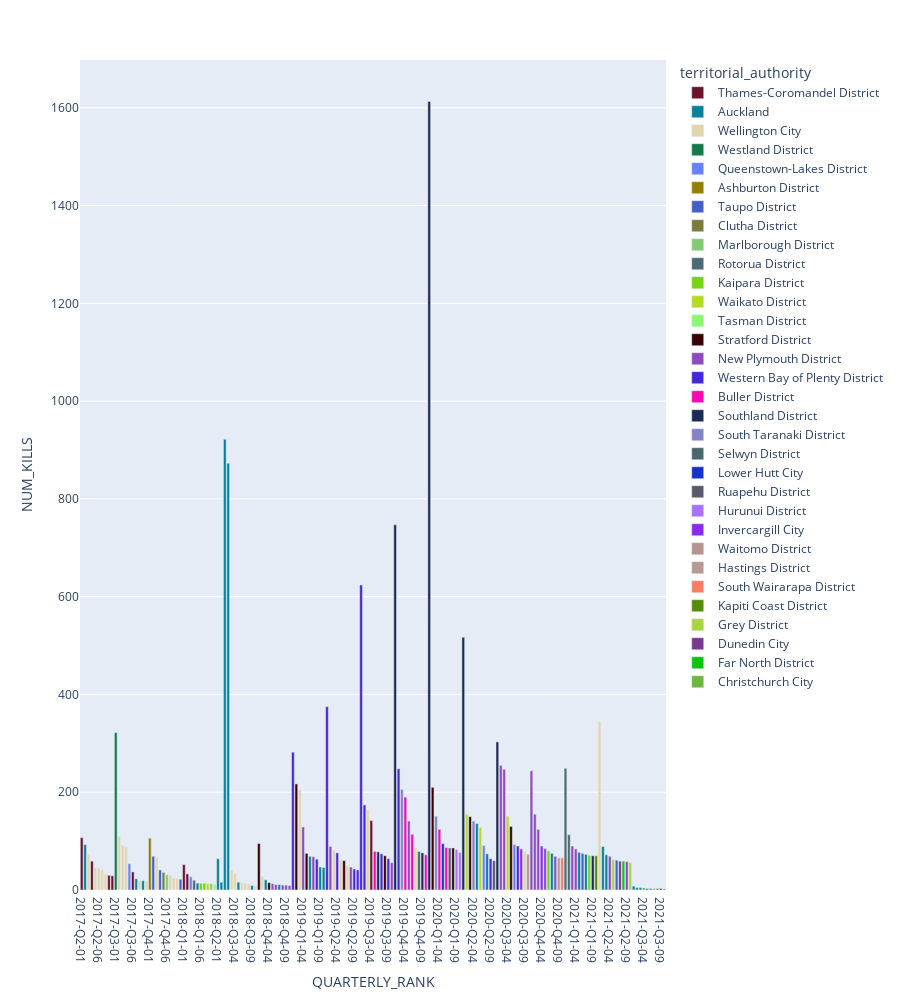

Notebook source saved alongside this figure:
### Code cell
import plotly.express as px

quarterly_stat["TEXT"] = "Kills: " + quarterly_stat["NUM_KILLS"].astype(str) + ", Traps: " + quarterly_stat["NUM_TRAPS"].astype(str)
territories = sorted(quarterly_stat["territorial_authority"].unique())
colours = [
    "#69142C",
    "#08819D",
    "#E3D5AB",
    "#147A4B",
    "#6A80FA",
    "#957F05",
    "#4361C4",
    "#7B7C3B",
    "#84CA75",
    "#4C6A72",
    "#75D414",
    "#B9DA25",
    "#8AF971",
    "#390304",
    "#904ABE",
    "#4625DA",
    "#F909B2",
    "#1C2A54",
    "#8483C4",
    "#49676B",
    "#1433CA",
    "#59596A",
    "#A972F8",
    "#8A2BEB",
    "#B3958D",
    "#B69894",
    "#F77E62",
    "#568D07",
    "#AAD542",
    "#7A398F",
    "#0CC40C",
    "#6FB541",
    "#06F64D",
    "#85C670",
    "#C70AF8",
    "#DF96DD",
    "#BC9E3B",
    "#A6A695",
    "#EF7E54",
    "#F33BF3",
    "#EB85B4",
    "#552ABD",
    "#206922",
    "#96EBD3",
    "#EBCC35",
    "#1081AB",
    "#C6FCFB",
    "#75068E",
    "#38F507",
    "#7B358A"
]

quarterly_ranks = sorted(quarterly_stat["QUARTERLY_RANK"])
quarterly_stat["ORDERED_RANK"] = pd.Categorical(quarterly_stat["QUARTERLY_RANK"], categories=quarterly_ranks, ordered=True)

quarterly_fig = px.bar(quarterly_stat,
                       y="NUM_KILLS",
                       x="QUARTERLY_RANK",
                       text="TEXT",
                       color="territorial_authority",
                       hover_data=["full_address", "territorial_authority", "NUM_KILLS", "NUM_TRAPS"],
                       color_discrete_sequence=colours,
                     category_orders={"QUARTERLY_RANK": quarterly_ranks},
                       )
quarterly_fig.update_traces(textposition="outside")
quarterly_fig.update_layout(uniformtext_minsize=8, uniformtext_mode="hide", height=1000)
quarterly_fig.show()

### Figure 1 — Plotly figure (JSON) as saved in the notebook; plotly's stock layout.template omitted (floating-point values rounded to 4 significant figures; data arrays with more than 128 entries replaced by an {"elided": "..."} marker saying what was removed)
{"data": [{"customdata": [["12 Louise Lane, Waikawau, Coromandel", "Thames-Coromandel District", 30], ["595D Colville Road, Amodeo Bay, Coromandel", "Thames-Coromandel District", 19], ["7 West Point Road, Waikawau, Coromandel", "Thames-Coromandel District", 9], ["5 West Point Road, Waikawau, Coromandel", "Thames-Coromandel District", 9], ["61H Little Bay Drive, Waikawau, Coromandel", "Thames-Coromandel District", 2], ["595D Colville Road, Amodeo Bay, Coromandel", "Thames-Coromandel District", 19], ["688 Tuateawa Road, Waikawau, Coromandel", "Thames-Coromandel District", 9], ["45 Te Kouma Road, Te Kouma, Coromandel", "Thames-Coromandel District", 1], ["3 Captain Cook Road, Cooks Beach, Whitianga", "Thames-Coromandel District", 1]], "hovertemplate": "territorial_authority=%{customdata[1]}<br>QUARTERLY_RANK=%{x}<br>NUM_KILLS=%{y}<br>TEXT=%{text}<br>full_address=%{customdata[0]}<br>NUM_TRAPS=%{customdata[2]}<extra></extra>", "legendgroup": "Thames-Coromandel District", "marker": {"color": "#69142C", "pattern": {"shape": ""}}, "name": "Thames-Coromandel District", "orientation": "v", "showlegend": true, "text": ["Kills: 107, Traps: 30", "Kills: 59, Traps: 19", "Kills: 30, Traps: 9", "Kills: 29, Traps: 9", "Kills: 37, Traps: 2", "Kills: 52, Traps: 19", "Kills: 33, Traps: 9", "Kills: 142, Traps: 1", "Kills: 3, Traps: 1"], "textposition": "outside", "type": "bar", "x": ["2017-Q2-01", "2017-Q2-04", "2017-Q2-09", "2017-Q2-10", "2017-Q3-06", "2018-Q1-01", "2018-Q1-02", "2019-Q3-04", "2021-Q3-09"], "xaxis": "x", "y": [107, 59, 30, 29, 37, 52, 33, 142, 3], "yaxis": "y"}, {"customdata": [["56 Arran Bay Road, Waiheke Island", "Auckland", 7], ["1206 Leigh Road, Matakana", "Auckland", 3], ["29 Aroha Road, Te Arai, Wellsford", "Auckland", 2], ["110 Woodhill Park Road, Waimauku", "Auckland", 6], ["8 Fort Lane, Auckland Central, Auckland", "Auckland", 4], ["23 Customs Street East, Auckland Central, Auckland", "Auckland", 1], ["8 Fort Lane, Auckland Central, Auckland", "Auckland", 17], ["23 Customs Street East, Auckland Central, Auckland", "Auckland", 23], ["83 Shackleton Road, Mount Eden, Auckland", "Auckland", 1], ["12 Ambrose Street, Mount Albert, Auckland", "Auckland", 1], ["15 Customs Street East, Auckland Central, Auckland", "Auckland", 7], ["8 Fort Lane, Auckland Central, Auckland", "Auckland", 1], ["23 Customs Street East, Auckland Central, Auckland", "Auckland", 2], ["15 Customs Street East, Auckland Central, Auckland", "Auckland", 4], ["35 Vale Road, Saint Heliers, Auckland", "Auckland", 1], ["55 Third Avenue, Kingsland, Auckland", "Auckland", 1], ["226 Gelling Road, Hunua", "Auckland", 11], ["152 Royal Road, Massey, Auckland", "Auckland", 1], ["152 Royal Road, Massey, Auckland", "Auckland", 1], ["1336 Glenbrook Road, Glenbrook", "Auckland", 7], ["1336 Glenbrook Road, Glenbrook", "Auckland", 8], ["164 Ashton Road, Whangateau", "Auckland", 7], ["1336 Glenbrook Road, Glenbrook", "Auckland", 6], ["68 Crummer Road, Grey Lynn, Auckland", "Auckland", 1], ["204 Green Road, Dairy Flat", "Auckland", 1], ["77 The Avenue, Lucas Heights, Auckland", "Auckland", 3], ["11 Peary Road, Mount Eden, Auckland", "Auckland", 1], ["13 Boathouse Bay Lane, Snells Beach", "Auckland", 2]], "hovertemplate": "territorial_authority=%{customdata[1]}<br>QUARTERLY_RANK=%{x}<br>NUM_KILLS=%{y}<br>TEXT=%{text}<br>full_address=%{customdata[0]}<br>NUM_TRAPS=%{customdata[2]}<extra></extra>", "legendgroup": "Auckland", "marker": {"color": "#08819D", "pattern": {"shape": ""}}, "name": "Auckland", "orientation": "v", "showlegend": true, "text": ["Kills: 93, Traps: 7", "Kills: 23, Traps: 3", "Kills: 19, Traps: 2", "Kills: 14, Traps: 6", "Kills: 64, Traps: 4", "Kills: 16, Traps: 1", "Kills: 922, Traps: 17", "Kills: 873, Traps: 23", "Kills: 16, Traps: 1", "Kills: 9, Traps: 1", "Kills: 21, Traps: 7", "Kills: 11, Traps: 1", "Kills: 69, Traps: 2", "Kills: 47, Traps: 4", "Kills: 46, Traps: 1", "Kills: 136, Traps: 1", "Kills: 74, Traps: 11", "Kills: 75, Traps: 1", "Kills: 77, Traps: 1", "Kills: 73, Traps: 7", "Kills: 89, Traps: 8", "Kills: 72, Traps: 7", "Kills: 8, Traps: 6", "Kills: 5, Traps: 1", "Kills: 5, Traps: 1", "Kills: 3, Traps: 3", "Kills: 3, Traps: 1", "Kills: 2, Traps: 2"], "textposition": "outside", "type": "bar", "x": ["2017-Q2-02", "2017-Q3-07", "2017-Q3-09", "2018-Q1-05", "2018-Q2-01", "2018-Q2-02", "2018-Q3-01", "2018-Q3-02", "2018-Q3-05", "2018-Q3-09", "2018-Q4-03", "2018-Q4-07", "2019-Q1-06", "2019-Q1-09", "2019-Q1-10", "2020-Q2-05", "2020-Q2-08", "2020-Q4-07", "2021-Q1-05", "2021-Q1-07", "2021-Q2-02", "2021-Q2-03", "2021-Q3-01", "2021-Q3-02", "2021-Q3-03", "2021-Q3-05", "2021-Q3-06", "2021-Q3-10"], "xaxis": "x", "y": [93, 23, 19, 14, 64, 16, 922, 873, 16, 9, 21, 11, 69, 47, 46, 136, 74, 75, 77, 73, 89, 72, 8, 5, 5, 3, 3, 2], "yaxis": "y"}, {"customdata": [["111 Hornsey Road, Melrose, Wellington", "Wellington City", 4], ["151 Houghton Bay Road, Houghton Bay, Wellington", "Wellington City", 1], ["46 Montgomery Avenue, Karori, Wellington", "Wellington City", 2], ["76A Mortimer Terrace, Brooklyn, Wellington", "Wellington City", 2], ["107 Hornsey Road, Melrose, Wellington", "Wellington City", 2], ["19 Allen Street, Te Aro, Wellington", "Wellington City", 2], ["370 Oriental Parade, Oriental Bay, Wellington", "Wellington City", 1], ["17 Allen Street, Te Aro, Wellington", "Wellington City", 2], ["27 View Road, Houghton Bay, Wellington", "Wellington City", 3], ["267 Wakefield Street, Te Aro, Wellington", "Wellington City", 1], ["17 Allen Street, Te Aro, Wellington", "Wellington City", 2], ["54 Pembroke Road, Northland, Wellington", "Wellington City", 1], ["66 Kipling Street, Johnsonville, Wellington", "Wellington City", 1], ["7 Herald Street, Berhampore, Wellington", "Wellington City", 1], ["4 Horner Street, Newtown, Wellington", "Wellington City", 1], ["113 Russell Terrace, Berhampore, Wellington", "Wellington City", 1], ["28 Rhodes Street, Newtown, Wellington", "Wellington City", 1], ["4 Harper Street, Newtown, Wellington", "Wellington City", 1], ["7 Horner Street, Newtown, Wellington", "Wellington City", 2], ["8 Horner Street, Newtown, Wellington", "Wellington City", 2], ["8 Horner Street, Newtown, Wellington", "Wellington City", 2], ["366 Lambton Quay, Wellington Central, Wellington", "Wellington City", 36], ["64 Chamberlain Road, Karori, Wellington", "Wellington City", 2], ["606 Makara Road, Mākara, Wellington", "Wellington City", 1], ["366 Lambton Quay, Wellington Central, Wellington", "Wellington City", 14], ["64 Chamberlain Road, Karori, Wellington", "Wellington City", 2], ["876 Ohariu Valley Road, Ohariu, Wellington", "Wellington City", 1], ["2C Coromandel Street, Newtown, Wellington", "Wellington City", 5], ["6 Inverell Way, Seatoun, Wellington", "Wellington City", 1]], "hovertemplate": "territorial_authority=%{customdata[1]}<br>QUARTERLY_RANK=%{x}<br>NUM_KILLS=%{y}<br>TEXT=%{text}<br>full_address=%{customdata[0]}<br>NUM_TRAPS=%{customdata[2]}<extra></extra>", "legendgroup": "Wellington City", "marker": {"color": "#E3D5AB", "pattern": {"shape": ""}}, "name": "Wellington City", "orientation": "v", "showlegend": true, "text": ["Kills: 74, Traps: 4", "Kills: 46, Traps: 1", "Kills: 45, Traps: 2", "Kills: 41, Traps: 2", "Kills: 33, Traps: 2", "Kills: 110, Traps: 2", "Kills: 91, Traps: 1", "Kills: 88, Traps: 2", "Kills: 19, Traps: 3", "Kills: 18, Traps: 1", "Kills: 67, Traps: 2", "Kills: 30, Traps: 1", "Kills: 25, Traps: 1", "Kills: 24, Traps: 1", "Kills: 41, Traps: 1", "Kills: 34, Traps: 1", "Kills: 15, Traps: 1", "Kills: 14, Traps: 1", "Kills: 12, Traps: 2", "Kills: 8, Traps: 2", "Kills: 28, Traps: 2", "Kills: 205, Traps: 36", "Kills: 82, Traps: 2", "Kills: 61, Traps: 1", "Kills: 50, Traps: 14", "Kills: 164, Traps: 2", "Kills: 87, Traps: 1", "Kills: 79, Traps: 5", "Kills: 344, Traps: 1"], "textposition": "outside", "type": "bar", "x": ["2017-Q2-03", "2017-Q2-05", "2017-Q2-06", "2017-Q2-07", "2017-Q2-08", "2017-Q3-02", "2017-Q3-03", "2017-Q3-04", "2017-Q3-08", "2017-Q3-10", "2017-Q4-03", "2017-Q4-07", "2017-Q4-08", "2017-Q4-09", "2018-Q3-03", "2018-Q3-04", "2018-Q3-06", "2018-Q3-07", "2018-Q3-08", "2018-Q3-10", "2018-Q4-02", "2019-Q1-03", "2019-Q2-03", "2019-Q2-05", "2019-Q2-07", "2019-Q3-03", "2019-Q4-07", "2020-Q3-09", "2021-Q2-01"], "xaxis": "x", "y": [74, 46, 45, 41, 33, 110, 91, 88, 19, 18, 67, 30, 25, 24, 41, 34, 15, 14, 12, 8, 28, 205, 82, 61, 50, 164, 87, 79, 344], "yaxis": "y"}, {"customdata": [["184 Hackells Mill Road, Kokatahi", "Westland District", 1]], "hovertemplate": "territorial_authority=%{customdata[1]}<br>QUARTERLY_RANK=%{x}<br>NUM_KILLS=%{y}<br>TEXT=%{text}<br>full_address=%{customdata[0]}<br>NUM_TRAPS=%{customdata[2]}<extra></extra>", "legendgroup": "Westland District", "marker": {"color": "#147A4B", "pattern": {"shape": ""}}, "name": "Westland District", "orientation": "v", "showlegend": true, "text": ["Kills: 322, Traps: 1"], "textposition": "outside", "type": "bar", "x": ["2017-Q3-01"], "xaxis": "x", "y": [322], "yaxis": "y"}, {"customdata": [["45 Ballarat Street, Queenstown", "Queenstown-Lakes District", 5], ["111 Arthurs Point Road, Arthurs Point, Queenstown", "Queenstown-Lakes District", 6], ["87 Kingston Garston Highway, Kingston", "Queenstown-Lakes District", 2], ["87 Kingston Garston Highway, Kingston", "Queenstown-Lakes District", 2]], "hovertemplate": "territorial_authority=%{customdata[1]}<br>QUARTERLY_RANK=%{x}<br>NUM_KILLS=%{y}<br>TEXT=%{text}<br>full_address=%{customdata[0]}<br>NUM_TRAPS=%{customdata[2]}<extra></extra>", "legendgroup": "Queenstown-Lakes District", "marker": {"color": "#6A80FA", "pattern": {"shape": ""}}, "name": "Queenstown-Lakes District", "orientation": "v", "showlegend": true, "text": ["Kills: 54, Traps: 5", "Kills: 27, Traps: 6", "Kills: 91, Traps: 2", "Kills: 93, Traps: 2"], "textposition": "outside", "type": "bar", "x": ["2017-Q3-05", "2018-Q1-03", "2020-Q2-07", "2020-Q3-06"], "xaxis": "x", "y": [54, 27, 91, 93], "yaxis": "y"}, {"customdata": [["235 Flynns Road, Staveley, Mount Somers", "Ashburton District", 13]], "hovertemplate": "territorial_authority=%{customdata[1]}<br>QUARTERLY_RANK=%{x}<br>NUM_KILLS=%{y}<br>TEXT=%{text}<br>full_address=%{customdata[0]}<br>NUM_TRAPS=%{customdata[2]}<extra></extra>", "legendgroup": "Ashburton District", "marker": {"color": "#957F05", "pattern": {"shape": ""}}, "name": "Ashburton District", "orientation": "v", "showlegend": true, "text": ["Kills: 106, Traps: 13"], "textposition": "outside", "type": "bar", "x": ["2017-Q4-01"], "xaxis": "x", "y": [106], "yaxis": "y"}, {"customdata": [["22 Pokuru Road, Tirohanga, Ātiamuri", "Taupo District", 1], ["10 Pūkawa Road, Pukawa Bay, Tūrangi", "Taupo District", 2], ["209 Forest Road, Oruanui, Taupō", "Taupo District", 5], ["328 Kawakawa Road, Marotiri, Taupō", "Taupo District", 24], ["328 Kawakawa Road, Marotiri, Taupō", "Taupo District", 24]], "hovertemplate": "territorial_authority=%{customdata[1]}<br>QUARTERLY_RANK=%{x}<br>NUM_KILLS=%{y}<br>TEXT=%{text}<br>full_address=%{customdata[0]}<br>NUM_TRAPS=%{customdata[2]}<extra></extra>", "legendgroup": "Taupo District", "marker": {"color": "#4361C4", "pattern": {"shape": ""}}, "name": "Taupo District", "orientation": "v", "showlegend": true, "text": ["Kills: 69, Traps: 1", "Kills: 41, Traps: 2", "Kills: 22, Traps: 5", "Kills: 75, Traps: 24", "Kills: 61, Traps: 24"], "textposition": "outside", "type": "bar", "x": ["2017-Q4-02", "2017-Q4-04", "2017-Q4-10", "2021-Q1-06", "2021-Q2-06"], "xaxis": "x", "y": [69, 41, 22, 75, 61], "yaxis": "y"}, {"customdata": [["45 Manse Street, Clydevale", "Clutha District", 1]], "hovertemplate": "territorial_authority=%{customdata[1]}<br>QUARTERLY_RANK=%{x}<br>NUM_KILLS=%{y}<br>TEXT=%{text}<br>full_address=%{customdata[0]}<br>NUM_TRAPS=%{customdata[2]}<extra></extra>", "legendgroup": "Clutha District", "marker": {"color": "#7B7C3B", "pattern": {"shape": ""}}, "name": "Clutha District", "orientation": "v", "showlegend": true, "text": ["Kills: 36, Traps: 1"], "textposition": "outside", "type": "bar", "x": ["2017-Q4-05"], "xaxis": "x", "y": [36], "yaxis": "y"}, {"customdata": [["145 Akerbloms Road, Punga Cove, Marlborough Sounds", "Marlborough District", 3], ["203 Mahau Road, Mahau Sound, Marlborough Sounds", "Marlborough District", 3]], "hovertemplate": "territorial_authority=%{customdata[1]}<br>QUARTERLY_RANK=%{x}<br>NUM_KILLS=%{y}<br>TEXT=%{text}<br>full_address=%{customdata[0]}<br>NUM_TRAPS=%{customdata[2]}<extra></extra>", "legendgroup": "Marlborough District", "marker": {"color": "#84CA75", "pattern": {"shape": ""}}, "name": "Marlborough District", "orientation": "v", "showlegend": true, "text": ["Kills: 31, Traps: 3", "Kills: 13, Traps: 3"], "textposition": "outside", "type": "bar", "x": ["2017-Q4-06", "2018-Q1-09"], "xaxis": "x", "y": [31, 13], "yaxis": "y"}, {"customdata": [["1221-1227 Pukuatua Street, Rotorua", "Rotorua District", 9], ["615 Dansey Road, Ngongotahā Valley, Rotorua", "Rotorua District", 102], ["755 Dansey Road, Ngongotahā Valley, Rotorua", "Rotorua District", 60]], "hovertemplate": "territorial_authority=%{customdata[1]}<br>QUARTERLY_RANK=%{x}<br>NUM_KILLS=%{y}<br>TEXT=%{text}<br>full_address=%{customdata[0]}<br>NUM_TRAPS=%{customdata[2]}<extra></extra>", "legendgroup": "Rotorua District", "marker": {"color": "#4C6A72", "pattern": {"shape": ""}}, "name": "Rotorua District", "orientation": "v", "showlegend": true, "text": ["Kills: 20, Traps: 9", "Kills: 249, Traps: 102", "Kills: 113, Traps: 60"], "textposition": "outside", "type": "bar", "x": ["2018-Q1-04", "2021-Q1-01", "2021-Q1-02"], "xaxis": "x", "y": [20, 249, 113], "yaxis": "y"}, {"customdata": [["386 Valley Road, Kaiwaka", "Kaipara District", 3], ["292 Staniforth Road, Kaiwaka", "Kaipara District", 2], ["1981 State Highway 12, Mamaranui, Dargaville", "Kaipara District", 2], ["90 Scottys Camp Road, Parore, Dargaville", "Kaipara District", 2]], "hovertemplate": "territorial_authority=%{customdata[1]}<br>QUARTERLY_RANK=%{x}<br>NUM_KILLS=%{y}<br>TEXT=%{text}<br>full_address=%{customdata[0]}<br>NUM_TRAPS=%{customdata[2]}<extra></extra>", "legendgroup": "Kaipara District", "marker": {"color": "#75D414", "pattern": {"shape": ""}}, "name": "Kaipara District", "orientation": "v", "showlegend": true, "text": ["Kills: 14, Traps: 3", "Kills: 14, Traps: 2", "Kills: 80, Traps: 2", "Kills: 71, Traps: 2"], "textposition": "outside", "type": "bar", "x": ["2018-Q1-06", "2018-Q1-07", "2020-Q4-06", "2021-Q1-08"], "xaxis": "x", "y": [14, 14, 80, 71], "yaxis": "y"}, {"customdata": [["2289B Kakaramea Road, Whatawhata, Hamilton", "Waikato District", 5], ["96 Keith Road, Waerenga, Te Kauwhata", "Waikato District", 1], ["253 Keith Road, Waerenga, Te Kauwhata", "Waikato District", 1], ["253 Keith Road, Waerenga, Te Kauwhata", "Waikato District", 1]], "hovertemplate": "territorial_authority=%{customdata[1]}<br>QUARTERLY_RANK=%{x}<br>NUM_KILLS=%{y}<br>TEXT=%{text}<br>full_address=%{customdata[0]}<br>NUM_TRAPS=%{customdata[2]}<extra></extra>", "legendgroup": "Waikato District", "marker": {"color": "#B9DA25", "pattern": {"shape": ""}}, "name": "Waikato District", "orientation": "v", "showlegend": true, "text": ["Kills: 13, Traps: 5", "Kills: 155, Traps: 1", "Kills: 128, Traps: 1", "Kills: 151, Traps: 1"], "textposition": "outside", "type": "bar", "x": ["2018-Q1-08", "2020-Q2-02", "2020-Q2-06", "2020-Q3-04"], "xaxis": "x", "y": [13, 155, 128, 151], "yaxis": "y"}, {"customdata": [["230 Rose Road, Upper Moutere", "Tasman District", 2]], "hovertemplate": "territorial_authority=%{customdata[1]}<br>QUARTERLY_RANK=%{x}<br>NUM_KILLS=%{y}<br>TEXT=%{text}<br>full_address=%{customdata[0]}<br>NUM_TRAPS=%{customdata[2]}<extra></extra>", "legendgroup": "Tasman District", "marker": {"color": "#8AF971", "pattern": {"shape": ""}}, "name": "Tasman District", "orientation": "v", "showlegend": true, "text": ["Kills: 12, Traps: 2"], "textposition": "outside", "type": "bar", "x": ["2018-Q1-10"], "xaxis": "x", "y": [12], "yaxis": "y"}, {"customdata": [["2716 Manaia Road, Te Papa-Kura-o-Taranaki, Egmont National Park", "Stratford District", 34], ["42 Cloten Road, Stratford", "Stratford District", 9], ["2716 Manaia Road, Te Papa-Kura-o-Taranaki, Egmont National Park", "Stratford District", 48], ["42 Cloten Road, Stratford", "Stratford District", 11], ["42 Cloten Road, Stratford", "Stratford District", 10], ["42 Cloten Road, Stratford", "Stratford District", 1], ["1457A Junction Road, Matau, Stratford", "Stratford District", 92], ["683 York Road, Midhirst, Stratford", "Stratford District", 16], ["1457A Junction Road, Matau, Stratford", "Stratford District", 74], ["1457A Junction Road, Matau, Stratford", "Stratford District", 63]], "hovertemplate": "territorial_authority=%{customdata[1]}<br>QUARTERLY_RANK=%{x}<br>NUM_KILLS=%{y}<br>TEXT=%{text}<br>full_address=%{customdata[0]}<br>NUM_TRAPS=%{customdata[2]}<extra></extra>", "legendgroup": "Stratford District", "marker": {"color": "#390304", "pattern": {"shape": ""}}, "name": "Stratford District", "orientation": "v", "showlegend": true, "text": ["Kills: 95, Traps: 34", "Kills: 15, Traps: 9", "Kills: 217, Traps: 48", "Kills: 75, Traps: 11", "Kills: 60, Traps: 10", "Kills: 70, Traps: 1", "Kills: 210, Traps: 92", "Kills: 86, Traps: 16", "Kills: 150, Traps: 74", "Kills: 130, Traps: 63"], "textposition": "outside", "type": "bar", "x": ["2018-Q4-01", "2018-Q4-04", "2019-Q1-02", "2019-Q1-05", "2019-Q2-06", "2019-Q3-08", "2020-Q1-02", "2020-Q1-08", "2020-Q2-03", "2020-Q3-05"], "xaxis": "x", "y": [95, 15, 217, 75, 60, 70, 210, 86, 150, 130], "yaxis": "y"}, {"customdata": [["297 Kaipi Road, Egmont Village", "New Plymouth District", 3], ["105 Townsend Road, Paraite, New Plymouth", "New Plymouth District", 2], ["165 Smart Road, Hillsborough, New Plymouth", "New Plymouth District", 2], ["1202 Frankley Road, Hurworth, New Plymouth", "New Plymouth District", 1], ["682 Barrett Road, Hurworth, New Plymouth", "New Plymouth District", 3], ["961 Egmont Road, Hillsborough, New Plymouth", "New Plymouth District", 2], ["297 Kaipi Road, Egmont Village", "New Plymouth District", 3], ["961 Egmont Road, Hillsborough, New Plymouth", "New Plymouth District", 2], ["105 Townsend Road, Paraite, New Plymouth", "New Plymouth District", 2], ["116 Paraite Road, Paraite, New Plymouth", "New Plymouth District", 1], ["102 Raleigh Street, Brixton, Waitara", "New Plymouth District", 3], ["2248 Carrington Road, Pukeiti, New Plymouth", "New Plymouth District", 40], ["102 Raleigh Street, Brixton, Waitara", "New Plymouth District", 3], ["1936 Carrington Road, Koru, New Plymouth", "New Plymouth District", 41], ["2248 Carrington Road, Pukeiti, New Plymouth", "New Plymouth District", 39], ["102 Raleigh Street, Brixton, Waitara", "New Plymouth District", 2], ["2290 Carrington Road, Pukeiti, New Plymouth", "New Plymouth District", 20], ["58 Airport Drive, New Plymouth Airport, New Plymouth", "New Plymouth District", 7], ["1936 Carrington Road, Koru, New Plymouth", "New Plymouth District", 33], ["2248 Carrington Road, Pukeiti, New Plymouth", "New Plymouth District", 33], ["297 Kaipi Road, Egmont Village", "New Plymouth District", 2], ["1936 Carrington Road, Koru, New Plymouth", "New Plymouth District", 32]], "hovertemplate": "territorial_authority=%{customdata[1]}<br>QUARTERLY_RANK=%{x}<br>NUM_KILLS=%{y}<br>TEXT=%{text}<br>full_address=%{customdata[0]}<br>NUM_TRAPS=%{customdata[2]}<extra></extra>", "legendgroup": "New Plymouth District", "marker": {"color": "#904ABE", "pattern": {"shape": ""}}, "name": "New Plymouth District", "orientation": "v", "showlegend": true, "text": ["Kills: 13, Traps: 3", "Kills: 11, Traps: 2", "Kills: 10, Traps: 2", "Kills: 10, Traps: 1", "Kills: 9, Traps: 3", "Kills: 129, Traps: 2", "Kills: 68, Traps: 3", "Kills: 89, Traps: 2", "Kills: 47, Traps: 2", "Kills: 56, Traps: 1", "Kills: 141, Traps: 3", "Kills: 255, Traps: 40", "Kills: 247, Traps: 3", "Kills: 244, Traps: 41", "Kills: 155, Traps: 39", "Kills: 124, Traps: 2", "Kills: 85, Traps: 20", "Kills: 69, Traps: 7", "Kills: 90, Traps: 33", "Kills: 84, Traps: 33", "Kills: 69, Traps: 2", "Kills: 58, Traps: 32"], "textposition": "outside", "type": "bar", "x": ["2018-Q4-05", "2018-Q4-06", "2018-Q4-08", "2018-Q4-09", "2018-Q4-10", "2019-Q1-04", "2019-Q1-07", "2019-Q2-02", "2019-Q2-08", "2019-Q3-10", "2019-Q4-05", "2020-Q3-02", "2020-Q3-03", "2020-Q4-01", "2020-Q4-02", "2020-Q4-03", "2020-Q4-05", "2020-Q4-08", "2021-Q1-03", "2021-Q1-04", "2021-Q2-04", "2021-Q2-09"], "xaxis": "x", "y": [13, 11, 10, 10, 9, 129, 68, 89, 47, 56, 141, 255, 247, 244, 155, 124, 85, 69, 90, 84, 69, 58], "yaxis": "y"}, {"customdata": [["523 Mountain Road, Oropi", "Western Bay of Plenty District", 34], ["327 Mountain Road, Oropi", "Western Bay of Plenty District", 11], ["523 Mountain Road, Oropi", "Western Bay of Plenty District", 34], ["327 Mountain Road, Oropi", "Western Bay of Plenty District", 9], ["95 Mountain Road, Oropi", "Western Bay of Plenty District", 5], ["329 Mountain Road, Oropi", "Western Bay of Plenty District", 6], ["523 Mountain Road, Oropi", "Western Bay of Plenty District", 33], ["327 Mountain Road, Oropi", "Western Bay of Plenty District", 10], ["1315 Oropi Road, Oropi", "Western Bay of Plenty District", 3], ["95 Mountain Road, Oropi", "Western Bay of Plenty District", 5], ["523 Mountain Road, Oropi", "Western Bay of Plenty District", 52], ["24 Bruntwood Drive, Whakamārama", "Western Bay of Plenty District", 1], ["523 Mountain Road, Oropi", "Western Bay of Plenty District", 27]], "hovertemplate": "territorial_authority=%{customdata[1]}<br>QUARTERLY_RANK=%{x}<br>NUM_KILLS=%{y}<br>TEXT=%{text}<br>full_address=%{customdata[0]}<br>NUM_TRAPS=%{customdata[2]}<extra></extra>", "legendgroup": "Western Bay of Plenty District", "marker": {"color": "#4625DA", "pattern": {"shape": ""}}, "name": "Western Bay of Plenty District", "orientation": "v", "showlegend": true, "text": ["Kills: 282, Traps: 34", "Kills: 63, Traps: 11", "Kills: 375, Traps: 34", "Kills: 76, Traps: 9", "Kills: 43, Traps: 5", "Kills: 41, Traps: 6", "Kills: 624, Traps: 33", "Kills: 174, Traps: 10", "Kills: 74, Traps: 3", "Kills: 64, Traps: 5", "Kills: 248, Traps: 52", "Kills: 64, Traps: 1", "Kills: 90, Traps: 27"], "textposition": "outside", "type": "bar", "x": ["2019-Q1-01", "2019-Q1-08", "2019-Q2-01", "2019-Q2-04", "2019-Q2-09", "2019-Q2-10", "2019-Q3-01", "2019-Q3-02", "2019-Q3-07", "2019-Q3-09", "2019-Q4-02", "2020-Q2-09", "2020-Q3-07"], "xaxis": "x", "y": [282, 63, 375, 76, 43, 41, 624, 174, 74, 64, 248, 64, 90], "yaxis": "y"}, {"customdata": [["2 Corbett Street, Hector", "Buller District", 6], ["1942 State Highway 65, Maruia", "Buller District", 25], ["2 Corbett Street, Hector", "Buller District", 6], ["166 Upper Buller Gorge Road, Inangahua, Reefton", "Buller District", 7], ["1942 State Highway 65, Maruia", "Buller District", 24], ["18 Lewis Street, Mokihinui, Westport", "Buller District", 25]], "hovertemplate": "territorial_authority=%{customdata[1]}<br>QUARTERLY_RANK=%{x}<br>NUM_KILLS=%{y}<br>TEXT=%{text}<br>full_address=%{customdata[0]}<br>NUM_TRAPS=%{customdata[2]}<extra></extra>", "legendgroup": "Buller District", "marker": {"color": "#F909B2", "pattern": {"shape": ""}}, "name": "Buller District", "orientation": "v", "showlegend": true, "text": ["Kills: 79, Traps: 6", "Kills: 190, Traps: 25", "Kills: 114, Traps: 6", "Kills: 72, Traps: 7", "Kills: 124, Traps: 24", "Kills: 87, Traps: 25"], "textposition": "outside", "type": "bar", "x": ["2019-Q3-05", "2019-Q4-04", "2019-Q4-06", "2019-Q4-10", "2020-Q1-04", "2020-Q1-06"], "xaxis": "x", "y": [79, 190, 114, 72, 124, 87], "yaxis": "y"}, {"customdata": [["13 Murrell Avenue, Manapouri", "Southland District", 60], ["13 Murrell Avenue, Manapouri", "Southland District", 213], ["358 Holz Road, Gorge Road, Invercargill", "Southland District", 17], ["13 Murrell Avenue, Manapouri", "Southland District", 304], ["13 Murrell Avenue, Manapouri", "Southland District", 178], ["13 Murrell Avenue, Manapouri", "Southland District", 98], ["13 Murrell Avenue, Manapouri", "Southland District", 55]], "hovertemplate": "territorial_authority=%{customdata[1]}<br>QUARTERLY_RANK=%{x}<br>NUM_KILLS=%{y}<br>TEXT=%{text}<br>full_address=%{customdata[0]}<br>NUM_TRAPS=%{customdata[2]}<extra></extra>", "legendgroup": "Southland District", "marker": {"color": "#1C2A54", "pattern": {"shape": ""}}, "name": "Southland District", "orientation": "v", "showlegend": true, "text": ["Kills: 78, Traps: 60", "Kills: 747, Traps: 213", "Kills: 76, Traps: 17", "Kills: 1613, Traps: 304", "Kills: 517, Traps: 178", "Kills: 303, Traps: 98", "Kills: 70, Traps: 55"], "textposition": "outside", "type": "bar", "x": ["2019-Q3-06", "2019-Q4-01", "2019-Q4-09", "2020-Q1-01", "2020-Q2-01", "2020-Q3-01", "2021-Q1-09"], "xaxis": "x", "y": [78, 747, 76, 1613, 517, 303, 70], "yaxis": "y"}, {"customdata": [["2761 Rawhitiroa Road, Matemateaonga, Eltham", "South Taranaki District", 50], ["2761 Rawhitiroa Road, Matemateaonga, Eltham", "South Taranaki District", 45], ["2761 Rawhitiroa Road, Matemateaonga, Eltham", "South Taranaki District", 36]], "hovertemplate": "territorial_authority=%{customdata[1]}<br>QUARTERLY_RANK=%{x}<br>NUM_KILLS=%{y}<br>TEXT=%{text}<br>full_address=%{customdata[0]}<br>NUM_TRAPS=%{customdata[2]}<extra></extra>", "legendgroup": "South Taranaki District", "marker": {"color": "#8483C4", "pattern": {"shape": ""}}, "name": "South Taranaki District", "orientation": "v", "showlegend": true, "text": ["Kills: 206, Traps: 50", "Kills: 151, Traps: 45", "Kills: 141, Traps: 36"], "textposition": "outside", "type": "bar", "x": ["2019-Q4-03", "2020-Q1-03", "2020-Q2-04"], "xaxis": "x", "y": [206, 151, 141], "yaxis": "y"}, {"customdata": [["25 Sunshine Terrace, Arthur's Pass National Park", "Selwyn District", 7]], "hovertemplate": "territorial_authority=%{customdata[1]}<br>QUARTERLY_RANK=%{x}<br>NUM_KILLS=%{y}<br>TEXT=%{text}<br>full_address=%{customdata[0]}<br>NUM_TRAPS=%{customdata[2]}<extra></extra>", "legendgroup": "Selwyn District", "marker": {"color": "#49676B", "pattern": {"shape": ""}}, "name": "Selwyn District", "orientation": "v", "showlegend": true, "text": ["Kills: 79, Traps: 7"], "textposition": "outside", "type": "bar", "x": ["2019-Q4-08"], "xaxis": "x", "y": [79], "yaxis": "y"}, {"customdata": [["73B Sunny Grove, Wainuiomata, Lower Hutt", "Lower Hutt City", 29]], "hovertemplate": "territorial_authority=%{customdata[1]}<br>QUARTERLY_RANK=%{x}<br>NUM_KILLS=%{y}<br>TEXT=%{text}<br>full_address=%{customdata[0]}<br>NUM_TRAPS=%{customdata[2]}<extra></extra>", "legendgroup": "Lower Hutt City", "marker": {"color": "#1433CA", "pattern": {"shape": ""}}, "name": "Lower Hutt City", "orientation": "v", "showlegend": true, "text": ["Kills: 95, Traps: 29"], "textposition": "outside", "type": "bar", "x": ["2020-Q1-05"], "xaxis": "x", "y": [95], "yaxis": "y"}, {"customdata": [["444 Maungaroa Road, Retaruke, Ōwhango", "Ruapehu District", 18], ["444 Maungaroa Road, Retaruke, Ōwhango", "Ruapehu District", 15]], "hovertemplate": "territorial_authority=%{customdata[1]}<br>QUARTERLY_RANK=%{x}<br>NUM_KILLS=%{y}<br>TEXT=%{text}<br>full_address=%{customdata[0]}<br>NUM_TRAPS=%{customdata[2]}<extra></extra>", "legendgroup": "Ruapehu District", "marker": {"color": "#59596A", "pattern": {"shape": ""}}, "name": "Ruapehu District", "orientation": "v", "showlegend": true, "text": ["Kills: 86, Traps: 18", "Kills: 60, Traps: 15"], "textposition": "outside", "type": "bar", "x": ["2020-Q1-07", "2020-Q2-10"], "xaxis": "x", "y": [86, 60], "yaxis": "y"}, {"customdata": [["23 Burbury Crescent, Lewis Pass, Reefton", "Hurunui District", 17], ["4592 Lewis Pass Road, Lewis Pass, Reefton", "Hurunui District", 11]], "hovertemplate": "territorial_authority=%{customdata[1]}<br>QUARTERLY_RANK=%{x}<br>NUM_KILLS=%{y}<br>TEXT=%{text}<br>full_address=%{customdata[0]}<br>NUM_TRAPS=%{customdata[2]}<extra></extra>", "legendgroup": "Hurunui District", "marker": {"color": "#A972F8", "pattern": {"shape": ""}}, "name": "Hurunui District", "orientation": "v", "showlegend": true, "text": ["Kills: 83, Traps: 17", "Kills: 77, Traps: 11"], "textposition": "outside", "type": "bar", "x": ["2020-Q1-09", "2020-Q1-10"], "xaxis": "x", "y": [83, 77], "yaxis": "y"}, {"customdata": [["444 Omaui Road, Omaui, Invercargill", "Invercargill City", 37], ["219 Marama Avenue North, Otatara, Invercargill", "Invercargill City", 1]], "hovertemplate": "territorial_authority=%{customdata[1]}<br>QUARTERLY_RANK=%{x}<br>NUM_KILLS=%{y}<br>TEXT=%{text}<br>full_address=%{customdata[0]}<br>NUM_TRAPS=%{customdata[2]}<extra></extra>", "legendgroup": "Invercargill City", "marker": {"color": "#8A2BEB", "pattern": {"shape": ""}}, "name": "Invercargill City", "orientation": "v", "showlegend": true, "text": ["Kills: 84, Traps: 37", "Kills: 90, Traps: 1"], "textposition": "outside", "type": "bar", "x": ["2020-Q3-08", "2020-Q4-04"], "xaxis": "x", "y": [84, 90], "yaxis": "y"}, {"customdata": [["1474 Mangaotaki Road, Mangaotaki, Piopio", "Waitomo District", 16]], "hovertemplate": "territorial_authority=%{customdata[1]}<br>QUARTERLY_RANK=%{x}<br>NUM_KILLS=%{y}<br>TEXT=%{text}<br>full_address=%{customdata[0]}<br>NUM_TRAPS=%{customdata[2]}<extra></extra>", "legendgroup": "Waitomo District", "marker": {"color": "#B3958D", "pattern": {"shape": ""}}, "name": "Waitomo District", "orientation": "v", "showlegend": true, "text": ["Kills: 73, Traps: 16"], "textposition": "outside", "type": "bar", "x": ["2020-Q3-10"], "xaxis": "x", "y": [73], "yaxis": "y"}, {"customdata": [["137 Brookvale Road, Havelock North", "Hastings District", 2]], "hovertemplate": "territorial_authority=%{customdata[1]}<br>QUARTERLY_RANK=%{x}<br>NUM_KILLS=%{y}<br>TEXT=%{text}<br>full_address=%{customdata[0]}<br>NUM_TRAPS=%{customdata[2]}<extra></extra>", "legendgroup": "Hastings District", "marker": {"color": "#B69894", "pattern": {"shape": ""}}, "name": "Hastings District", "orientation": "v", "showlegend": true, "text": ["Kills: 66, Traps: 2"], "textposition": "outside", "type": "bar", "x": ["2020-Q4-09"], "xaxis": "x", "y": [66], "yaxis": "y"}, {"customdata": [["377 Kahutara Road, Kahutara", "South Wairarapa District", 1]], "hovertemplate": "territorial_authority=%{customdata[1]}<br>QUARTERLY_RANK=%{x}<br>NUM_KILLS=%{y}<br>TEXT=%{text}<br>full_address=%{customdata[0]}<br>NUM_TRAPS=%{customdata[2]}<extra></extra>", "legendgroup": "South Wairarapa District", "marker": {"color": "#F77E62", "pattern": {"shape": ""}}, "name": "South Wairarapa District", "orientation": "v", "showlegend": true, "text": ["Kills: 66, Traps: 1"], "textposition": "outside", "type": "bar", "x": ["2020-Q4-10"], "xaxis": "x", "y": [66], "yaxis": "y"}, {"customdata": [["23 Raumati Road, Raumati Beach, Paraparaumu", "Kapiti Coast District", 1], ["34 Marram Way, Peka Peka, Waikanae", "Kapiti Coast District", 1]], "hovertemplate": "territorial_authority=%{customdata[1]}<br>QUARTERLY_RANK=%{x}<br>NUM_KILLS=%{y}<br>TEXT=%{text}<br>full_address=%{customdata[0]}<br>NUM_TRAPS=%{customdata[2]}<extra></extra>", "legendgroup": "Kapiti Coast District", "marker": {"color": "#568D07", "pattern": {"shape": ""}}, "name": "Kapiti Coast District", "orientation": "v", "showlegend": true, "text": ["Kills: 70, Traps: 1", "Kills: 3, Traps: 1"], "textposition": "outside", "type": "bar", "x": ["2021-Q1-10", "2021-Q3-08"], "xaxis": "x", "y": [70, 3], "yaxis": "y"}, {"customdata": [["3937 Coast Road, Barrytown, Greymouth", "Grey District", 18], ["2796 Coast Road, Barrytown, Greymouth", "Grey District", 11]], "hovertemplate": "territorial_authority=%{customdata[1]}<br>QUARTERLY_RANK=%{x}<br>NUM_KILLS=%{y}<br>TEXT=%{text}<br>full_address=%{customdata[0]}<br>NUM_TRAPS=%{customdata[2]}<extra></extra>", "legendgroup": "Grey District", "marker": {"color": "#AAD542", "pattern": {"shape": ""}}, "name": "Grey District", "orientation": "v", "showlegend": true, "text": ["Kills: 62, Traps: 18", "Kills: 56, Traps: 11"], "textposition": "outside", "type": "bar", "x": ["2021-Q2-05", "2021-Q2-10"], "xaxis": "x", "y": [62, 56], "yaxis": "y"}, {"customdata": [["61 Corstorphine Road, Corstorphine, Dunedin", "Dunedin City", 30]], "hovertemplate": "territorial_authority=%{customdata[1]}<br>QUARTERLY_RANK=%{x}<br>NUM_KILLS=%{y}<br>TEXT=%{text}<br>full_address=%{customdata[0]}<br>NUM_TRAPS=%{customdata[2]}<extra></extra>", "legendgroup": "Dunedin City", "marker": {"color": "#7A398F", "pattern": {"shape": ""}}, "name": "Dunedin City", "orientation": "v", "showlegend": true, "text": ["Kills: 59, Traps: 30"], "textposition": "outside", "type": "bar", "x": ["2021-Q2-07"], "xaxis": "x", "y": [59], "yaxis": "y"}, {"customdata": [["268A Waimate North Road, Kerikeri", "Far North District", 1], ["71 Manning Street, Rawene, Kaikohe", "Far North District", 1]], "hovertemplate": "territorial_authority=%{customdata[1]}<br>QUARTERLY_RANK=%{x}<br>NUM_KILLS=%{y}<br>TEXT=%{text}<br>full_address=%{customdata[0]}<br>NUM_TRAPS=%{customdata[2]}<extra></extra>", "legendgroup": "Far North District", "marker": {"color": "#0CC40C", "pattern": {"shape": ""}}, "name": "Far North District", "orientation": "v", "showlegend": true, "text": ["Kills: 59, Traps: 1", "Kills: 4, Traps: 1"], "textposition": "outside", "type": "bar", "x": ["2021-Q2-08", "2021-Q3-04"], "xaxis": "x", "y": [59, 4], "yaxis": "y"}, {"customdata": [["2654 Christchurch Akaroa Road, Ataahua, Tai Tapu", "Christchurch City", 1]], "hovertemplate": "territorial_authority=%{customdata[1]}<br>QUARTERLY_RANK=%{x}<br>NUM_KILLS=%{y}<br>TEXT=%{text}<br>full_address=%{customdata[0]}<br>NUM_TRAPS=%{customdata[2]}<extra></extra>", "legendgroup": "Christchurch City", "marker": {"color": "#6FB541", "pattern": {"shape": ""}}, "name": "Christchurch City", "orientation": "v", "showlegend": true, "text": ["Kills: 3, Traps: 1"], "textposition": "outside", "type": "bar", "x": ["2021-Q3-07"], "xaxis": "x", "y": [3], "yaxis": "y"}], "layout": {"barmode": "relative", "height": 1000, "legend": {"title": {"text": "territorial_authority"}, "tracegroupgap": 0}, "margin": {"t": 60}, "uniformtext": {"minsize": 8, "mode": "hide"}, "xaxis": {"anchor": "y", "categoryarray": {"elided": "172 str values"}, "categoryorder": "array", "domain": [0, 1], "title": {"text": "QUARTERLY_RANK"}}, "yaxis": {"anchor": "x", "domain": [0, 1], "title": {"text": "NUM_KILLS"}}}}
